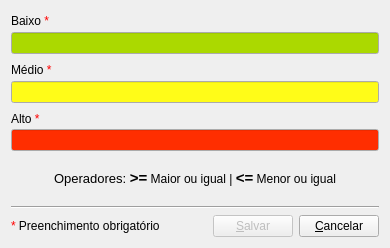
<?xml version="1.0" encoding="UTF-8"?>
<ui version="4.0">
 <class>niveis_impacto</class>
 <widget class="QDialog" name="niveis_impacto">
  <property name="geometry">
   <rect>
    <x>0</x>
    <y>0</y>
    <width>390</width>
    <height>248</height>
   </rect>
  </property>
  <property name="windowTitle">
   <string>Níveis de impacto</string>
  </property>
  <property name="windowIcon">
   <iconset resource="resources.qrc">
    <normaloff>:/icons/grafico.png</normaloff>:/icons/grafico.png</iconset>
  </property>
  <layout class="QVBoxLayout" name="verticalLayout_2">
   <item>
    <layout class="QVBoxLayout" name="verticalLayout_3">
     <property name="spacing">
      <number>0</number>
     </property>
     <item>
      <widget class="QLabel" name="lbbaixo">
       <property name="text">
        <string>&lt;html&gt;&lt;head/&gt;&lt;body&gt;&lt;p&gt;Baixo &lt;span style=&quot; color:#ff0000;&quot;&gt;*&lt;/span&gt;&lt;/p&gt;&lt;/body&gt;&lt;/html&gt;</string>
       </property>
      </widget>
     </item>
     <item>
      <widget class="QLineEdit" name="leBaixo">
       <property name="palette">
        <palette>
         <active>
          <colorrole role="BrightText">
           <brush brushstyle="SolidPattern">
            <color alpha="255">
             <red>255</red>
             <green>255</green>
             <blue>255</blue>
            </color>
           </brush>
          </colorrole>
          <colorrole role="Base">
           <brush brushstyle="SolidPattern">
            <color alpha="255">
             <red>171</red>
             <green>217</green>
             <blue>0</blue>
            </color>
           </brush>
          </colorrole>
         </active>
         <inactive>
          <colorrole role="BrightText">
           <brush brushstyle="SolidPattern">
            <color alpha="255">
             <red>255</red>
             <green>255</green>
             <blue>255</blue>
            </color>
           </brush>
          </colorrole>
          <colorrole role="Base">
           <brush brushstyle="SolidPattern">
            <color alpha="255">
             <red>171</red>
             <green>217</green>
             <blue>0</blue>
            </color>
           </brush>
          </colorrole>
         </inactive>
         <disabled>
          <colorrole role="BrightText">
           <brush brushstyle="SolidPattern">
            <color alpha="255">
             <red>255</red>
             <green>255</green>
             <blue>255</blue>
            </color>
           </brush>
          </colorrole>
          <colorrole role="Base">
           <brush brushstyle="SolidPattern">
            <color alpha="255">
             <red>243</red>
             <green>243</green>
             <blue>243</blue>
            </color>
           </brush>
          </colorrole>
         </disabled>
        </palette>
       </property>
       <property name="maxLength">
        <number>4</number>
       </property>
       <property name="readOnly">
        <bool>true</bool>
       </property>
      </widget>
     </item>
    </layout>
   </item>
   <item>
    <layout class="QVBoxLayout" name="verticalLayout_4">
     <property name="spacing">
      <number>0</number>
     </property>
     <item>
      <widget class="QLabel" name="lbMedio">
       <property name="text">
        <string>&lt;html&gt;&lt;head/&gt;&lt;body&gt;&lt;p&gt;Médio &lt;span style=&quot; color:#ff0000;&quot;&gt;*&lt;/span&gt;&lt;/p&gt;&lt;/body&gt;&lt;/html&gt;</string>
       </property>
      </widget>
     </item>
     <item>
      <widget class="QLineEdit" name="leMedio">
       <property name="palette">
        <palette>
         <active>
          <colorrole role="Base">
           <brush brushstyle="SolidPattern">
            <color alpha="255">
             <red>255</red>
             <green>252</green>
             <blue>24</blue>
            </color>
           </brush>
          </colorrole>
         </active>
         <inactive>
          <colorrole role="Base">
           <brush brushstyle="SolidPattern">
            <color alpha="255">
             <red>255</red>
             <green>252</green>
             <blue>24</blue>
            </color>
           </brush>
          </colorrole>
         </inactive>
         <disabled>
          <colorrole role="Base">
           <brush brushstyle="SolidPattern">
            <color alpha="255">
             <red>243</red>
             <green>243</green>
             <blue>243</blue>
            </color>
           </brush>
          </colorrole>
         </disabled>
        </palette>
       </property>
       <property name="maxLength">
        <number>9</number>
       </property>
       <property name="readOnly">
        <bool>true</bool>
       </property>
      </widget>
     </item>
    </layout>
   </item>
   <item>
    <layout class="QVBoxLayout" name="verticalLayout_5">
     <property name="spacing">
      <number>0</number>
     </property>
     <item>
      <widget class="QLabel" name="lbAlto">
       <property name="text">
        <string>&lt;html&gt;&lt;head/&gt;&lt;body&gt;&lt;p&gt;Alto &lt;span style=&quot; color:#ff0000;&quot;&gt;*&lt;/span&gt;&lt;/p&gt;&lt;/body&gt;&lt;/html&gt;</string>
       </property>
      </widget>
     </item>
     <item>
      <widget class="QLineEdit" name="leAlto">
       <property name="palette">
        <palette>
         <active>
          <colorrole role="Base">
           <brush brushstyle="SolidPattern">
            <color alpha="255">
             <red>255</red>
             <green>46</green>
             <blue>0</blue>
            </color>
           </brush>
          </colorrole>
         </active>
         <inactive>
          <colorrole role="Base">
           <brush brushstyle="SolidPattern">
            <color alpha="255">
             <red>255</red>
             <green>46</green>
             <blue>0</blue>
            </color>
           </brush>
          </colorrole>
         </inactive>
         <disabled>
          <colorrole role="Base">
           <brush brushstyle="SolidPattern">
            <color alpha="255">
             <red>243</red>
             <green>243</green>
             <blue>243</blue>
            </color>
           </brush>
          </colorrole>
         </disabled>
        </palette>
       </property>
       <property name="maxLength">
        <number>5</number>
       </property>
       <property name="readOnly">
        <bool>true</bool>
       </property>
      </widget>
     </item>
    </layout>
   </item>
   <item>
    <layout class="QVBoxLayout" name="verticalLayout">
     <item>
      <widget class="QLabel" name="label_2">
       <property name="text">
        <string>&lt;html&gt;&lt;head/&gt;&lt;body&gt;&lt;p align=&quot;center&quot;&gt;&lt;span style=&quot; font-size:10pt;&quot;&gt;Operadores: &lt;/span&gt;&lt;span style=&quot; font-size:11pt; font-weight:600;&quot;&gt;&amp;gt;=&lt;/span&gt; Maior ou igual | &lt;span style=&quot; font-size:11pt; font-weight:600;&quot;&gt;&amp;lt;=&lt;/span&gt; Menor ou igual&lt;/p&gt;&lt;/body&gt;&lt;/html&gt;</string>
       </property>
      </widget>
     </item>
    </layout>
   </item>
   <item>
    <widget class="Line" name="line">
     <property name="orientation">
      <enum>Qt::Horizontal</enum>
     </property>
    </widget>
   </item>
   <item>
    <layout class="QHBoxLayout" name="horizontalLayout_3">
     <item>
      <widget class="QLabel" name="label">
       <property name="text">
        <string>&lt;html&gt;&lt;head/&gt;&lt;body&gt;&lt;p&gt;&lt;span style=&quot; color:#ff0000;&quot;&gt;*&lt;/span&gt;&lt;span style=&quot; color:#000000;&quot;&gt; Preenchimento obrigatório&lt;/span&gt;&lt;/p&gt;&lt;/body&gt;&lt;/html&gt;</string>
       </property>
      </widget>
     </item>
     <item>
      <spacer name="horizontalSpacer">
       <property name="orientation">
        <enum>Qt::Horizontal</enum>
       </property>
       <property name="sizeHint" stdset="0">
        <size>
         <width>40</width>
         <height>20</height>
        </size>
       </property>
      </spacer>
     </item>
     <item>
      <widget class="QPushButton" name="pbSalvar">
       <property name="enabled">
        <bool>false</bool>
       </property>
       <property name="text">
        <string>&amp;Salvar</string>
       </property>
       <property name="icon">
        <iconset resource="resources.qrc">
         <normaloff>:/icons/salvar.png</normaloff>:/icons/salvar.png</iconset>
       </property>
      </widget>
     </item>
     <item>
      <widget class="QPushButton" name="pbCancelar">
       <property name="text">
        <string>&amp;Cancelar</string>
       </property>
       <property name="icon">
        <iconset resource="resources.qrc">
         <normaloff>:/icons/fechar.png</normaloff>:/icons/fechar.png</iconset>
       </property>
      </widget>
     </item>
    </layout>
   </item>
  </layout>
 </widget>
 <resources>
  <include location="resources.qrc"/>
 </resources>
 <connections/>
</ui>
